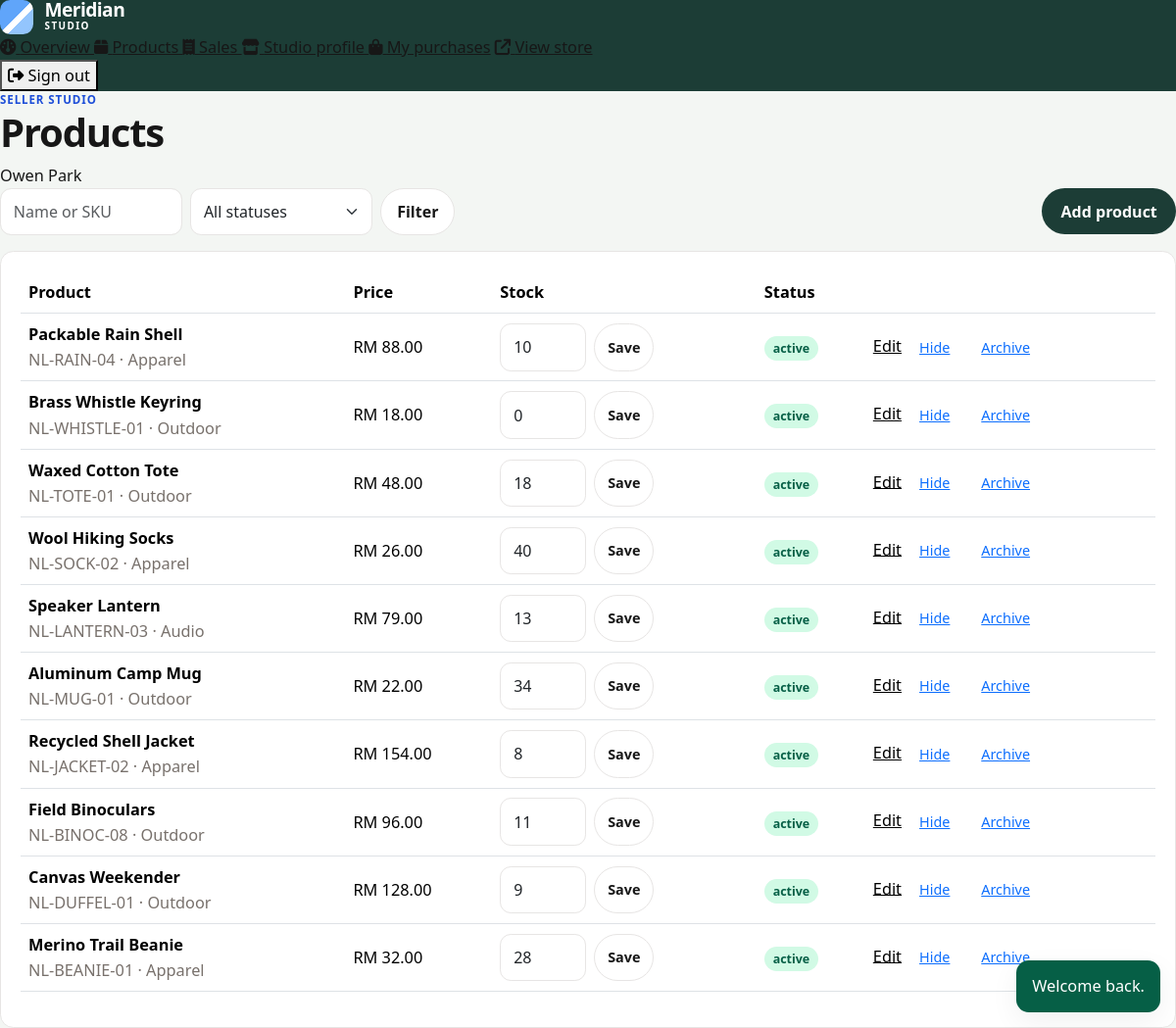
Screenshot of /seller/products.php (signed in) with the database file from the repository.
### tables this page shows
CREATE TABLE users (
    id INT UNSIGNED AUTO_INCREMENT PRIMARY KEY,
    name VARCHAR(80) NOT NULL,
    email VARCHAR(120) NOT NULL,
    password VARCHAR(255) NOT NULL,
    phone VARCHAR(20) NOT NULL,
    address VARCHAR(255) NOT NULL,
    avatar VARCHAR(255) NULL,
    role ENUM('customer', 'seller', 'admin') NOT NULL DEFAULT 'customer',
    status ENUM('active', 'suspended') NOT NULL DEFAULT 'active',
    must_change_password TINYINT(1) NOT NULL DEFAULT 0,
    created_at DATETIME NOT NULL DEFAULT CURRENT_TIMESTAMP,
    updated_at DATETIME NOT NULL DEFAULT CURRENT_TIMESTAMP ON UPDATE CURRENT_TIMESTAMP,
    UNIQUE KEY uq_users_email (email),
    KEY idx_users_role_status (role, status)
);

CREATE TABLE products (
    id INT UNSIGNED AUTO_INCREMENT PRIMARY KEY,
    seller_id INT UNSIGNED NOT NULL,
    category_id INT UNSIGNED NOT NULL,
    name VARCHAR(160) NOT NULL,
    slug VARCHAR(160) NOT NULL,
    description TEXT NOT NULL,
    price DECIMAL(10,2) NOT NULL,
    compare_price DECIMAL(10,2) NULL,
    stock INT UNSIGNED NOT NULL DEFAULT 0,
    sku VARCHAR(40) NOT NULL,
    status ENUM('active', 'inactive', 'archived') NOT NULL DEFAULT 'active',
    featured TINYINT(1) NOT NULL DEFAULT 0,
    created_at DATETIME NOT NULL DEFAULT CURRENT_TIMESTAMP,
    updated_at DATETIME NOT NULL DEFAULT CURRENT_TIMESTAMP ON UPDATE CURRENT_TIMESTAMP,
    UNIQUE KEY uq_products_slug (slug),
    UNIQUE KEY uq_products_sku (sku),
    KEY idx_products_category (category_id, status),
    KEY idx_products_seller (seller_id, status),
    KEY idx_products_featured (featured, status),
    KEY idx_products_price (price),
    KEY idx_products_created (created_at),
    CONSTRAINT fk_products_seller FOREIGN KEY (seller_id) REFERENCES users (id),
    CONSTRAINT fk_products_category FOREIGN KEY (category_id) REFERENCES categories (id)
);

CREATE TABLE categories (
    id INT UNSIGNED AUTO_INCREMENT PRIMARY KEY,
    name VARCHAR(60) NOT NULL,
    slug VARCHAR(80) NOT NULL,
    description VARCHAR(255) NOT NULL,
    image VARCHAR(255) NULL,
    status ENUM('active', 'inactive') NOT NULL DEFAULT 'active',
    created_at DATETIME NOT NULL DEFAULT CURRENT_TIMESTAMP,
    updated_at DATETIME NOT NULL DEFAULT CURRENT_TIMESTAMP ON UPDATE CURRENT_TIMESTAMP,
    UNIQUE KEY uq_categories_slug (slug)
);

### includes/functions.php (called while the page is built, shortened)
<?php
function config(string $group, ?string $key = null, mixed $default = null): mixed
{
    $bag = $GLOBALS['mm_config'][$group] ?? [];
    if ($key === null) {
        return $bag;
    }
    return $bag[$key] ?? $default;
}
function e(mixed $value): string
{
    return htmlspecialchars((string) $value, ENT_QUOTES | ENT_SUBSTITUTE, 'UTF-8');
}
function url(string $path = ''): string
{
    $base = APP_BASE_PATH;
    $path = ltrim($path, '/');
    if ($path === '') {
        return ($base === '' ? '' : $base) . '/';
    }
    $hash = '';
    $query = '';
    if (str_contains($path, '?')) {
        [$path, $query] = explode('?', $path, 2);
        $query = '?' . $query;
    }
    return ($base === '' ? '' : $base) . '/' . ltrim($path, '/') . $query . $hash;
}
function asset(string $path): string
{
    $relative = ltrim($path, '/');
    $full = APP_ROOT . '/assets/' . $relative;
    $version = is_file($full) ? (string) filemtime($full) : '1';
    return url('assets/' . $relative) . '?v=' . $version;
}
function get_flashes(): array
{
    $items = $_SESSION['flash'] ?? [];
    return is_array($items) ? $items : [];
}
function to_cents(mixed $amount): int
{
    $value = trim((string) $amount);
    $negative = str_starts_with($value, '-');
    $value = ltrim($value, '-');
    [$dollars, $cents] = array_pad(explode('.', $value, 2), 2, '0');
    $cents = substr(str_pad($cents, 2, '0'), 0, 2);
    $total = ((int) $dollars) * 100 + (int) $cents;
    return $negative ? -$total : $total;
}
function money(mixed $amount): string
{
    $cents = to_cents($amount);
    $negative = $cents < 0;
    $cents = abs($cents);
    $formatted = number_format($cents / 100, 2);
    $symbol = (string) config('app', 'currency_symbol', 'RM');
    $prefix = $symbol === '' ? '' : $symbol . ' ';
    return ($negative ? '-' : '') . $prefix . $formatted;
}
function query_string(string $key, int $max = 80): string
{
    $value = $_GET[$key] ?? '';
    $value = trim($value);
    return $value;
}
function db(): PDO
{
    static $pdo = null;
    if ($pdo instanceof PDO) {
        return $pdo;
    }
    $cfg = config('db');
    $dsn = sprintf(
        'mysql:host=%s;port=%s;dbname=%s;charset=%s',
        $cfg['host'],
        $cfg['port'],
        $cfg['name'],
        $cfg['charset']
    );
    try {
        $pdo = new PDO($dsn, (string) $cfg['user'], (string) $cfg['pass'], [
            PDO::ATTR_ERRMODE => PDO::ERRMODE_EXCEPTION,
            PDO::ATTR_DEFAULT_FETCH_MODE => PDO::FETCH_ASSOC,
            PDO::ATTR_EMULATE_PREPARES => false,
        ]);
        $pdo->exec("SET time_zone = '+08:00'");
    } catch (PDOException $exception) {
        log_message('database', 'Connection failed: ' . $exception->getMessage());
        if (PHP_SAPI === 'cli') {
            fwrite(STDERR, "Database connection failed. See logs/app.log\n");
            exit(1);
        }
        http_response_code(500);
        require APP_ROOT . '/includes/db_error.php';
        exit;
    }
    return $pdo;
}

### includes/auth.php (called while the page is built, shortened)
<?php
function current_user(bool $refresh = false): ?array
{
    static $loaded = false;
    static $cached = null;
    if ($loaded) {
        return $cached;
    }
    $loaded = true;
    $userId = $_SESSION['user_id'] ?? null;
    $fingerprint = hash('sha256', (string) ($_SERVER['HTTP_USER_AGENT'] ?? 'cli'));
    $known = $_SESSION['fingerprint'] ?? '';
    $stmt = db()->prepare(
        'SELECT id, name, email, phone, address, avatar, role, status, must_change_password, created_at
         FROM users WHERE id = ? LIMIT 1'
    );
    $stmt->execute([(int) $userId]);
    $user = $stmt->fetch();
    $cached = $user;
    return $cached;
}
function enforce_password_change(): void
{
    $user = current_user();
    if (!$user || (int) $user['must_change_password'] !== 1) {
        return;
    }
}

### includes/bootstrap.php (called while the page is built, shortened)
<?php
require_once APP_ROOT . '/includes/functions.php';
require_once APP_ROOT . '/includes/auth.php';
if (PHP_SAPI !== 'cli') {
    enforce_password_change();
}

### seller/products.php (the view, shortened to what this page needs)
<?php
require __DIR__ . '/../includes/bootstrap.php';
$user = require_role('seller');
$search = query_string('q', 80);
$where = ['p.seller_id = ?'];
$params = [(int) $user['id']];
$stmt = db()->prepare(
    'SELECT p.*, c.name AS category_name,
            (SELECT image_path FROM product_images pi WHERE pi.product_id = p.id ORDER BY display_order, id LIMIT 1) AS image_path
     FROM products p
     INNER JOIN categories c ON c.id = p.category_id
     WHERE ' . implode(' AND ', $where) . '
     ORDER BY p.updated_at DESC'
);
$stmt->execute($params);
$products = $stmt->fetchAll();
$pageTitle = 'Products';
require APP_ROOT . '/includes/seller_header.php';
?>
<div class="d-flex justify-content-between align-items-center mb-3">
    <form class="d-flex gap-2" method="get">
        <input class="form-control" name="q" value="<?= e($search) ?>" placeholder="Name or SKU">
        <select class="form-select" name="status">
            <option value="">All statuses</option>
        </select>
        <button class="btn btn-quiet" type="submit">Filter</button>
    </form>
    <a class="btn btn-accent" href="<?= e(url('seller/product_add.php')) ?>">Add product</a>
</div>
<div class="table-responsive form-card">
    <table class="table align-middle">
        <thead><tr><th>Product</th><th>Price</th><th>Stock</th><th>Status</th><th></th></tr></thead>
        <tbody>
        <?php foreach ($products as $product): ?>
            <tr>
                <td>
                    <strong><?= e($product['name']) ?></strong>
                    <div class="muted"><?= e($product['sku']) ?> · <?= e($product['category_name']) ?></div>
                </td>
                <td><?= e(money($product['price'])) ?></td>
                <td>
                    <form method="post" class="d-flex gap-2">
                        <input class="form-control" style="width:5.5rem" type="number" name="stock" min="0" value="<?= e((string) $product['stock']) ?>">
                        <button class="btn btn-quiet btn-sm" type="submit">Save</button>
                    </form>
                </td>
                <td><span class="badge-status badge-<?= e($product['status']) ?>"><?= e($product['status']) ?></span></td>
                <td class="text-nowrap">
                    <a href="<?= e(url('seller/product_edit.php?id=' . (int) $product['id'])) ?>">Edit</a>
                    <?php if ($product['status'] === 'active'): ?>
                        <form method="post" class="d-inline"><button class="btn btn-link btn-sm" type="submit">Hide</button></form>
                    <?php elseif ($product['status'] === 'inactive'): ?>
                        <form method="post" class="d-inline"><?= csrf_field() ?><input type="hidden" name="action" value="activate"><input type="hidden" name="product_id" value="<?= e((string) $product['id']) ?>"><button class="btn btn-link btn-sm" type="submit">Show</button></form>
                    <?php endif; ?>
                    <?php if ($product['status'] !== 'archived'): ?>
                        <form method="post" class="d-inline" data-confirm="Archive this product?"><button class="btn btn-link btn-sm" type="submit">Archive</button></form>
                    <?php endif; ?>
                </td>
            </tr>
        <?php endforeach; ?>
        </tbody>
    </table>
</div>
<?php require APP_ROOT . '/includes/seller_footer.php'; ?>

### includes/seller_header.php (shortened to what this page needs)
<?php
$pageTitle = $pageTitle ?? 'Seller';
$panelUser = current_user();
?>
<!DOCTYPE html>
<html lang="en">
<head>
    <link href="https://cdn.jsdelivr.net/npm/bootstrap@5.3.3/dist/css/bootstrap.min.css" rel="stylesheet">
    <link href="https://cdnjs.cloudflare.com/ajax/libs/font-awesome/6.5.2/css/all.min.css" rel="stylesheet">
    <link href="<?= e(asset('css/style.css')) ?>" rel="stylesheet">
    <link href="<?= e(asset('css/seller.css')) ?>" rel="stylesheet">
</head>
<body class="panel-body seller-body">
<div class="panel-shell">
    <div class="d-none d-lg-block"><?php require APP_ROOT . '/includes/seller_navbar.php'; ?></div>
    <div class="panel-main">
        <header class="panel-top">
            <div>
                <p class="eyebrow mb-0">Seller studio</p>
                <h1><?= e($pageTitle) ?></h1>
            </div>
            <span class="who"><?= e($panelUser['name'] ?? '') ?></span>
        </header>
                <?php require APP_ROOT . '/includes/seller_navbar.php'; ?>
        <div class="toast-stack" aria-live="polite">
            <?php foreach (get_flashes() as $flash): ?>
                <div class="toast-card toast-<?= e($flash['type']) ?>"><?= e($flash['message']) ?></div>
            <?php endforeach; ?>
        </div>
        <div class="panel-content">

### assets/css/style.css (style rules this page uses)
:root { --ink: #171717; --ink-soft: #3f3f46; --paper: #ffffff; --canvas: #f5f5f4; --line: #e7e5e4; --muted: #78716c; --accent: #1d4ed8; --accent-soft: #dbeafe; --accent-deep: #1e3a8a; --ok: #047857; --danger: #b91c1c; --radius: 0.85rem; --shadow: 0 10px 30px rgba(23, 23, 23, 0.06); --display: "Libre Franklin", "Segoe UI", sans-serif; --sans: "Nunito Sans", "Segoe UI", sans-serif; }
* { box-sizing: border-box; }
html { scroll-behavior: smooth; }
body { margin: 0; color: var(--ink); background: linear-gradient(180deg, #fafaf9 0%, var(--canvas) 100%); font-family: var(--sans); font-size: 1.02rem; line-height: 1.6; }
a { color: inherit; }
h1, h2, h3, .brand strong { font-family: var(--display); font-weight: 700; letter-spacing: -0.03em; line-height: 1.15; }
.eyebrow { color: var(--accent); letter-spacing: .08em; text-transform: uppercase; font-size: .72rem; font-weight: 800; margin: 0; }
.muted { color: var(--muted); }
.icon-btn, .btn-quiet, .btn-accent, .btn-danger-soft { border-radius: 999px; font-weight: 700; }
.btn-accent { background: var(--ink); color: #fff; border: 0; padding: .72rem 1.2rem; transition: background .2s ease, transform .2s ease; }
.btn-quiet { background: #fff; border: 1px solid var(--line); color: var(--ink); padding: .65rem 1rem; }
.btn-sm { padding: .4rem .8rem; font-size: .9rem; }
.maker-card, .form-card, .summary-card, .plain-card, .empty-panel { background: var(--paper); border-radius: var(--radius); padding: 1.25rem; border: 1px solid var(--line); }
.table { background: var(--paper); }
.badge-status { border-radius: 999px; padding: .25rem .55rem; background: #f5f5f4; font-size: .78rem; font-weight: 800; }
.badge-paid, .badge-completed, .badge-active, .badge-published { background: #d1fae5; color: #065f46; }
.toast-stack { position: fixed; right: 1rem; bottom: 1rem; z-index: 50; display: grid; gap: .5rem; }
.toast-card { background: var(--ink); color: white; padding: .85rem 1rem; border-radius: .8rem; max-width: 320px; box-shadow: var(--shadow); }
.toast-success { background: #065f46; }
.form-control, .form-select { border-color: var(--line); border-radius: .7rem; padding: .7rem .8rem; }

### assets/css/seller.css (style rules this page uses)
.seller-body { background: #f3f6f3; }
.seller-body .btn-accent { background: #1c3d36; }

### rows the page displays
users: name "Owen Park"
products: name "Packable Rain Shell", sku "NL-RAIN-04", category.name "Apparel", price "RM 88.00", stock "10", status "active"
products: name "Brass Whistle Keyring", sku "NL-WHISTLE-01", category.name "Outdoor", price "RM 18.00", stock "0", status "active"
products: name "Waxed Cotton Tote", sku "NL-TOTE-01", category.name "Outdoor", price "RM 48.00", stock "18", status "active"
products: name "Wool Hiking Socks", sku "NL-SOCK-02", category.name "Apparel", price "RM 26.00", stock "40", status "active"
products: name "Speaker Lantern", sku "NL-LANTERN-03", category.name "Audio", price "RM 79.00", stock "13", status "active"
products: name "Aluminum Camp Mug", sku "NL-MUG-01", category.name "Outdoor", price "RM 22.00", stock "34", status "active"
products: name "Recycled Shell Jacket", sku "NL-JACKET-02", category.name "Apparel", price "RM 154.00", stock "8", status "active"
products: name "Field Binoculars", sku "NL-BINOC-08", category.name "Outdoor", price "RM 96.00", stock "11", status "active"
products: name "Canvas Weekender", sku "NL-DUFFEL-01", category.name "Outdoor", price "RM 128.00", stock "9", status "active"
products: name "Merino Trail Beanie", sku "NL-BEANIE-01", category.name "Apparel", price "RM 32.00", stock "28", status "active"

### other values shown
$label "Overview"
$label "Products"
$label "Sales"
$label "Studio profile"
$pageTitle "Products"
$flash['message'] "Welcome back."
